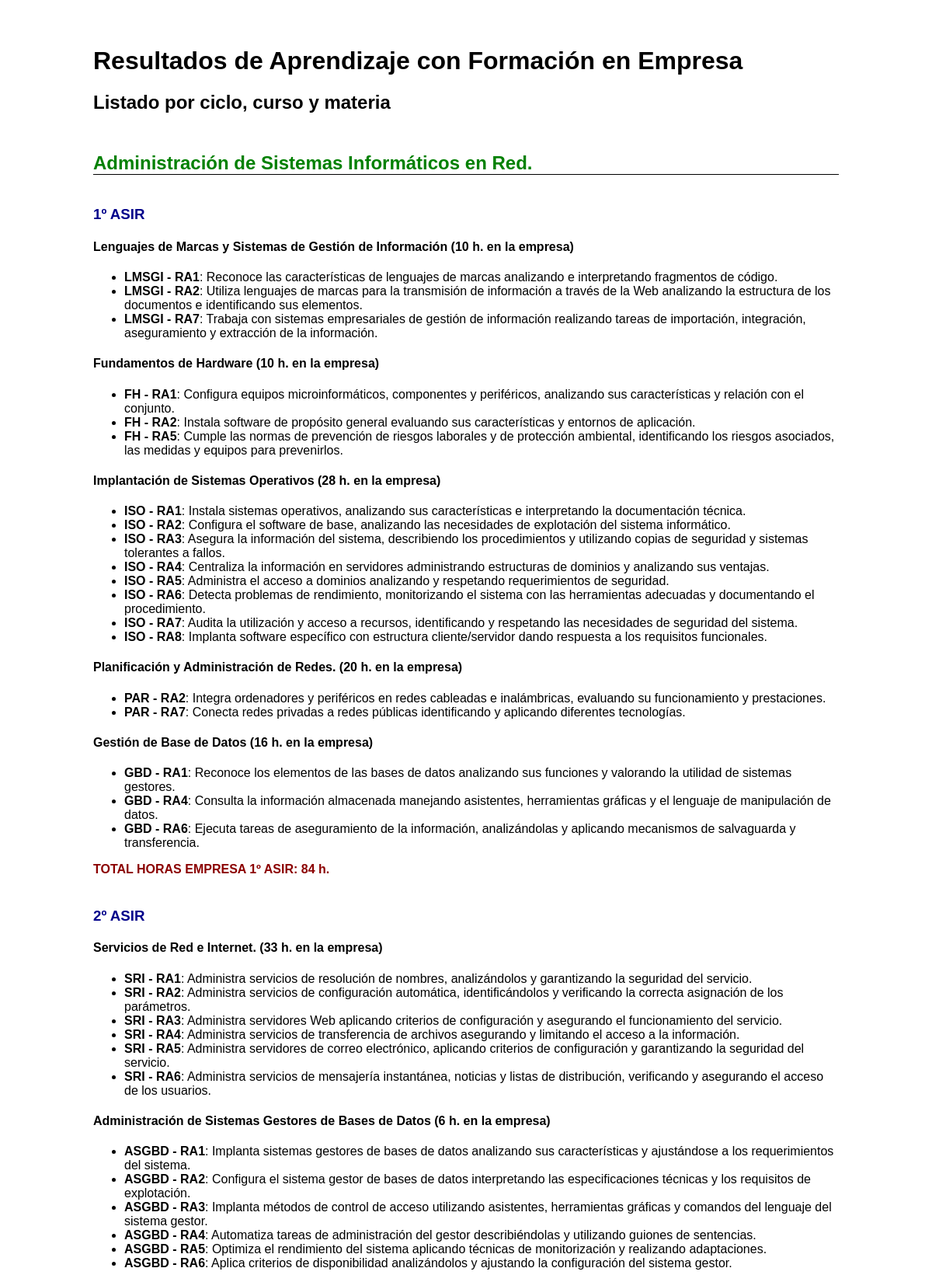
The page /v3/resultados_aprendizaje_vista_previa_empresa.php (upper part) on the database its author committed.
### tables this page shows
CREATE TABLE IF NOT EXISTS `ciclos` (
  `id` int(11) NOT NULL AUTO_INCREMENT,
  `nombre` varchar(200) NOT NULL,
  `familia` varchar(200) NOT NULL,
  `nivel` varchar(100) NOT NULL,
  PRIMARY KEY (`id`)
);

CREATE TABLE IF NOT EXISTS `cursos` (
  `id` int(11) NOT NULL AUTO_INCREMENT,
  `nombre` varchar(100) NOT NULL,
  `abreviatura` varchar(10) NOT NULL,
  `orden` int(11) DEFAULT NULL,
  `horas_semana` int(11) NOT NULL,
  `categoria` varchar(5) DEFAULT NULL,
  `idCiclo` int(11) DEFAULT NULL,
  PRIMARY KEY (`id`)
);

CREATE TABLE IF NOT EXISTS `materias` (
  `id` int(11) NOT NULL AUTO_INCREMENT,
  `nombre` varchar(100) NOT NULL,
  `idCurso` int(11) NOT NULL,
  `idDepartamento` int(11) DEFAULT NULL,
  `cantidad` int(11) NOT NULL DEFAULT '1',
  `horas` int(11) NOT NULL,
  `horas_complementarias` int(11) NOT NULL DEFAULT '0',
  `grupo` varchar(5) NOT NULL,
  `idEspecialidad` varchar(3) DEFAULT NULL,
  `computables_horas_grupo` tinyint(1) NOT NULL DEFAULT '1',
  `asignada_directiva` tinyint(4) NOT NULL DEFAULT '0',
  `min_num_profesores` int(11) NOT NULL DEFAULT '0',
  `max_grupos_profesor` int(11) NOT NULL DEFAULT '0',
  `tiene_programacion` tinyint(1) NOT NULL DEFAULT '1',
  `tipo` enum('TUTORIA','INGLES','OTRA') NOT NULL DEFAULT 'OTRA',
  `divisible` tinyint(4) NOT NULL DEFAULT '1',
  `horas_empresa` int(11) NOT NULL DEFAULT '0',
  `codigo_oficial` varchar(20) DEFAULT NULL,
  `nombre_oficial` varchar(200) DEFAULT NULL,
  `creditos_ects` int(11) DEFAULT NULL,
  `horas_anuales` int(11) DEFAULT NULL,
  PRIMARY KEY (`id`)
);

CREATE TABLE IF NOT EXISTS `resultados_aprendizaje` (
  `id` int(11) NOT NULL AUTO_INCREMENT,
  `idMateria` int(11) NOT NULL,
  `orden` int(11) NOT NULL,
  `texto` text NOT NULL,
  `porcentaje_empresa` int(11) NOT NULL DEFAULT '0',
  `porcentaje_evaluacion` int(11) NOT NULL DEFAULT '0',
  `es_clave` tinyint(4) NOT NULL DEFAULT '1',
  PRIMARY KEY (`id`)
);

### v4/backend/includes/utilidades.php (called while the page is built, shortened)
<?php
    function obtenerAcronimo($texto) {
        if ($texto == 'Programación') return 'PRO';
        $excluirOriginal = ['de', 'del', 'la', 'las', 'el', 'los', 'en', 'y', 'a', 'al', 'e', 'para', 'GM', '(GM)', 'GS', '(GS)', 'aplicada'];
        $excluir = array_map('mb_strtolower', $excluirOriginal);
        $palabras = preg_split('/[\s-]+/', mb_strtolower($texto));
        $acronimo = "";
        foreach ($palabras as $palabra) {
            if (!in_array($palabra, $excluir) && !empty($palabra)) {
                $acronimo .= mb_substr($palabra, 0, 1);
            }
        }
        return mb_strtoupper($acronimo);
    }
?>

### v3/resultados_aprendizaje_vista_previa_empresa.php (the view, shortened to what this page needs)
<?php
    include('includes/utilidades.php');
?>
<!DOCTYPE html>
<html>
    <head>
        <link rel="stylesheet" href="css/estilos_programaciones.css" />
    </head>
    <body>
        <h1>Resultados de Aprendizaje con Formación en Empresa</h1>
        <h2>Listado por ciclo, curso y materia</h2>
        <?php
            $result = mysqli_query($db, "SELECT * FROM ciclos where familia like '%Informática%' and nivel like '%Ciclo Formativo%' ORDER BY nombre");
            while($fila = mysqli_fetch_assoc($result))
            {
                echo '<h2 style="margin-top:50px; border-bottom:1px solid black; color:green">' . $fila['nombre'] . '</h2>';
                $result2 = mysqli_query($db, "SELECT cursos.id, cursos.nombre FROM cursos, cursos_ciclos WHERE cursos.id = cursos_ciclos.idCurso AND cursos_ciclos.idCiclo = " . $fila['id'] . ' ORDER BY cursos_ciclos.orden');
                while($fila2 = mysqli_fetch_assoc($result2))
                {
                    $horasCurso = 0;
                    echo '<h3 style="margin-top:40px; color:darkblue">' . $fila2['nombre'] . '</h3>';
                    $result3 = mysqli_query($db, "SELECT DISTINCT materias.id, materias.nombre_oficial, materias.horas_empresa FROM materias WHERE (idDepartamento = 1 or idDepartamento = 2 or idDepartamento = 8) and (materias.idCurso = {$fila2['id']} and materias.horas_empresa > 0)");
                    while($fila3 = mysqli_fetch_assoc($result3))
                    {
                        $horasCurso += $fila3['horas_empresa'];
                        echo '<h4>' . $fila3['nombre_oficial'] . ' (' . $fila3['horas_empresa'] .  ' h. en la empresa)</h4>';
                        echo '<ul>';
                        $result4 = mysqli_query($db, "SELECT * FROM resultados_aprendizaje WHERE idMateria = " . $fila3['id'] . " ORDER BY orden");
                        $modulo = obtenerAcronimo($fila3['nombre_oficial']);
                        while($fila4 = mysqli_fetch_assoc($result4))
                        {
                            if (!empty($fila4['porcentaje_empresa'])) {
                                echo '<li><strong>' . $modulo . ' - RA' . $fila4['orden'] . "</strong>: " . $fila4['texto'] . '</li>';
                            }
                        }
                        echo '</ul>';
                    }
                    echo "<p style='color:darkred'><strong>TOTAL HORAS EMPRESA {$fila2['nombre']}: $horasCurso h.</strong></p>";
                }
            }
        ?>
    </body>
</html>

### v4/frontend/css/estilos_programaciones.css (style rules this page uses)
body { font-family: Arial, Verdana; margin: 5% 10%; }
p, li, div { text-align: justify; }

### v3/resultados_aprendizaje_vista_previa_empresa.php (style rules this page uses)
* { text-align: left !important; }

### rows shown on the page
ciclos: nombre "Administración de Sistemas Informáticos en Red."
cursos: nombre "1º ASIR", horasCurso "84"
materias: nombre_oficial "Lenguajes de Marcas y Sistemas de Gestión de Información", horas_empresa "10"
resultados_aprendizaje: idMateria.nombre_oficial "LMSGI", orden "1", texto "Reconoce las características de lenguajes de marcas analizando e interpretando fragmentos de código."
resultados_aprendizaje: idMateria.nombre_oficial "LMSGI", orden "2", texto "Utiliza lenguajes de marcas para la transmisión de información a través de la Web analizando la estructura de los documentos e identificando sus elementos."
resultados_aprendizaje: idMateria.nombre_oficial "LMSGI", orden "7", texto "Trabaja con sistemas empresariales de gestión de información realizando tareas de importación, integración, aseguramiento y extracción de la información."
materias: nombre_oficial "Fundamentos de Hardware", horas_empresa "10"
resultados_aprendizaje: idMateria.nombre_oficial "FH", orden "1", texto "Configura equipos microinformáticos, componentes y periféricos, analizando sus características y relación con el conjunto."
resultados_aprendizaje: idMateria.nombre_oficial "FH", orden "2", texto "Instala software de propósito general evaluando sus características y entornos de aplicación."
resultados_aprendizaje: idMateria.nombre_oficial "FH", orden "5", texto "Cumple las normas de prevención de riesgos laborales y de protección ambiental, identificando los riesgos asociados, las medidas y equipos para prevenirlos."
materias: nombre_oficial "Implantación de Sistemas Operativos", horas_empresa "28"
resultados_aprendizaje: idMateria.nombre_oficial "ISO", orden "1", texto "Instala sistemas operativos, analizando sus características e interpretando la documentación técnica."
resultados_aprendizaje: idMateria.nombre_oficial "ISO", orden "2", texto "Configura el software de base, analizando las necesidades de explotación del sistema informático."
resultados_aprendizaje: idMateria.nombre_oficial "ISO", orden "3", texto "Asegura la información del sistema, describiendo los procedimientos y utilizando copias de seguridad y sistemas tolerantes a fallos."
resultados_aprendizaje: idMateria.nombre_oficial "ISO", orden "4", texto "Centraliza la información en servidores administrando estructuras de dominios y analizando sus ventajas."
resultados_aprendizaje: idMateria.nombre_oficial "ISO", orden "5", texto "Administra el acceso a dominios analizando y respetando requerimientos de seguridad."
resultados_aprendizaje: idMateria.nombre_oficial "ISO", orden "6", texto "Detecta problemas de rendimiento, monitorizando el sistema con las herramientas adecuadas y documentando el procedimiento."
resultados_aprendizaje: idMateria.nombre_oficial "ISO", orden "7", texto "Audita la utilización y acceso a recursos, identificando y respetando las necesidades de seguridad del sistema."
resultados_aprendizaje: idMateria.nombre_oficial "ISO", orden "8", texto "Implanta software específico con estructura cliente/servidor dando respuesta a los requisitos funcionales."
materias: nombre_oficial "Planificación y Administración de Redes.", horas_empresa "20"
resultados_aprendizaje: idMateria.nombre_oficial "PAR", orden "2", texto "Integra ordenadores y periféricos en redes cableadas e inalámbricas, evaluando su funcionamiento y prestaciones."
resultados_aprendizaje: idMateria.nombre_oficial "PAR", orden "7", texto "Conecta redes privadas a redes públicas identificando y aplicando diferentes tecnologías."
materias: nombre_oficial "Gestión de Base de Datos", horas_empresa "16"
resultados_aprendizaje: idMateria.nombre_oficial "GBD", orden "1", texto "Reconoce los elementos de las bases de datos analizando sus funciones y valorando la utilidad de sistemas gestores."
resultados_aprendizaje: idMateria.nombre_oficial "GBD", orden "4", texto "Consulta la información almacenada manejando asistentes, herramientas gráficas y el lenguaje de manipulación de datos."
resultados_aprendizaje: idMateria.nombre_oficial "GBD", orden "6", texto "Ejecuta tareas de aseguramiento de la información, analizándolas y aplicando mecanismos de salvaguarda y transferencia."
cursos: nombre "2º ASIR"
materias: nombre_oficial "Servicios de Red e Internet.", horas_empresa "33"
resultados_aprendizaje: idMateria.nombre_oficial "SRI", orden "1", texto "Administra servicios de resolución de nombres, analizándolos y garantizando la seguridad del servicio."
resultados_aprendizaje: idMateria.nombre_oficial "SRI", orden "2", texto "Administra servicios de configuración automática, identificándolos y verificando la correcta asignación de los parámetros."
resultados_aprendizaje: idMateria.nombre_oficial "SRI", orden "3", texto "Administra servidores Web aplicando criterios de configuración y asegurando el funcionamiento del servicio."
resultados_aprendizaje: idMateria.nombre_oficial "SRI", orden "4", texto "Administra servicios de transferencia de archivos asegurando y limitando el acceso a la información."
resultados_aprendizaje: idMateria.nombre_oficial "SRI", orden "5", texto "Administra servidores de correo electrónico, aplicando criterios de configuración y garantizando la seguridad del servicio."
resultados_aprendizaje: idMateria.nombre_oficial "SRI", orden "6", texto "Administra servicios de mensajería instantánea, noticias y listas de distribución, verificando y asegurando el acceso de los usuarios."
materias: nombre_oficial "Administración de Sistemas Gestores de Bases de Datos", horas_empresa "6"
resultados_aprendizaje: idMateria.nombre_oficial "ASGBD", orden "1", texto "Implanta sistemas gestores de bases de datos analizando sus características y ajustándose a los requerimientos del sistema."
resultados_aprendizaje: idMateria.nombre_oficial "ASGBD", orden "2", texto "Configura el sistema gestor de bases de datos interpretando las especificaciones técnicas y los requisitos de explotación."
resultados_aprendizaje: idMateria.nombre_oficial "ASGBD", orden "3", texto "Implanta métodos de control de acceso utilizando asistentes, herramientas gráficas y comandos del lenguaje del sistema gestor."
resultados_aprendizaje: idMateria.nombre_oficial "ASGBD", orden "4", texto "Automatiza tareas de administración del gestor describiéndolas y utilizando guiones de sentencias."
resultados_aprendizaje: idMateria.nombre_oficial "ASGBD", orden "5", texto "Optimiza el rendimiento del sistema aplicando técnicas de monitorización y realizando adaptaciones."
resultados_aprendizaje: idMateria.nombre_oficial "ASGBD", orden "6", texto "Aplica criterios de disponibilidad analizándolos y ajustando la configuración del sistema gestor."
